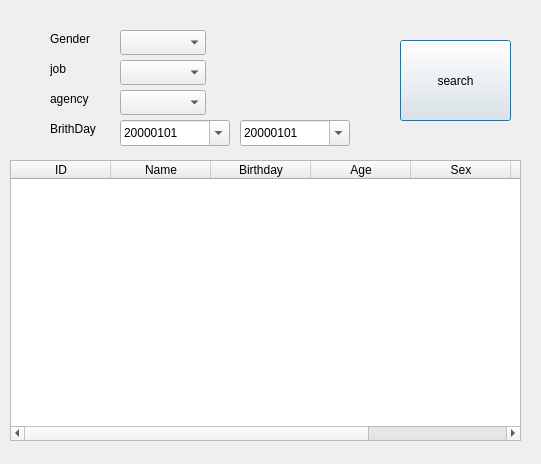
<?xml version="1.0" encoding="UTF-8"?>
<ui version="4.0">
 <class>Dialog</class>
 <widget class="QDialog" name="Dialog">
  <property name="geometry">
   <rect>
    <x>0</x>
    <y>0</y>
    <width>541</width>
    <height>464</height>
   </rect>
  </property>
  <property name="windowTitle">
   <string>Dialog</string>
  </property>
  <widget class="QLabel" name="label_2">
   <property name="geometry">
    <rect>
     <x>50</x>
     <y>30</y>
     <width>67</width>
     <height>17</height>
    </rect>
   </property>
   <property name="text">
    <string>Gender</string>
   </property>
  </widget>
  <widget class="QLabel" name="label_3">
   <property name="geometry">
    <rect>
     <x>50</x>
     <y>120</y>
     <width>67</width>
     <height>17</height>
    </rect>
   </property>
   <property name="text">
    <string>BrithDay</string>
   </property>
  </widget>
  <widget class="QPushButton" name="pushButton">
   <property name="geometry">
    <rect>
     <x>400</x>
     <y>40</y>
     <width>111</width>
     <height>81</height>
    </rect>
   </property>
   <property name="text">
    <string>search</string>
   </property>
  </widget>
  <widget class="QDateEdit" name="start_BD">
   <property name="geometry">
    <rect>
     <x>120</x>
     <y>120</y>
     <width>110</width>
     <height>26</height>
    </rect>
   </property>
   <property name="displayFormat">
    <string>yyyyMMdd</string>
   </property>
   <property name="calendarPopup">
    <bool>true</bool>
   </property>
  </widget>
  <widget class="QTableWidget" name="tableWidget">
   <property name="geometry">
    <rect>
     <x>10</x>
     <y>160</y>
     <width>511</width>
     <height>281</height>
    </rect>
   </property>
   <attribute name="horizontalHeaderVisible">
    <bool>true</bool>
   </attribute>
   <attribute name="horizontalHeaderHighlightSections">
    <bool>false</bool>
   </attribute>
   <attribute name="verticalHeaderVisible">
    <bool>false</bool>
   </attribute>
   <attribute name="verticalHeaderHighlightSections">
    <bool>false</bool>
   </attribute>
   <column>
    <property name="text">
     <string>ID</string>
    </property>
   </column>
   <column>
    <property name="text">
     <string>Name</string>
    </property>
   </column>
   <column>
    <property name="text">
     <string>Birthday</string>
    </property>
   </column>
   <column>
    <property name="text">
     <string>Age</string>
    </property>
   </column>
   <column>
    <property name="text">
     <string>Sex</string>
    </property>
   </column>
   <column>
    <property name="text">
     <string>JobTitle</string>
    </property>
   </column>
   <column>
    <property name="text">
     <string>Agency</string>
    </property>
   </column>
  </widget>
  <widget class="QDateEdit" name="end_BD">
   <property name="geometry">
    <rect>
     <x>240</x>
     <y>120</y>
     <width>110</width>
     <height>26</height>
    </rect>
   </property>
   <property name="displayFormat">
    <string>yyyyMMdd</string>
   </property>
   <property name="calendarPopup">
    <bool>true</bool>
   </property>
  </widget>
  <widget class="QComboBox" name="gender_cb">
   <property name="geometry">
    <rect>
     <x>120</x>
     <y>30</y>
     <width>86</width>
     <height>25</height>
    </rect>
   </property>
  </widget>
  <widget class="QLabel" name="label_4">
   <property name="geometry">
    <rect>
     <x>50</x>
     <y>60</y>
     <width>67</width>
     <height>17</height>
    </rect>
   </property>
   <property name="text">
    <string>job</string>
   </property>
  </widget>
  <widget class="QLabel" name="label_5">
   <property name="geometry">
    <rect>
     <x>50</x>
     <y>90</y>
     <width>67</width>
     <height>17</height>
    </rect>
   </property>
   <property name="text">
    <string>agency</string>
   </property>
  </widget>
  <widget class="QComboBox" name="job_cb">
   <property name="geometry">
    <rect>
     <x>120</x>
     <y>60</y>
     <width>86</width>
     <height>25</height>
    </rect>
   </property>
  </widget>
  <widget class="QComboBox" name="agency_cb">
   <property name="geometry">
    <rect>
     <x>120</x>
     <y>90</y>
     <width>86</width>
     <height>25</height>
    </rect>
   </property>
  </widget>
 </widget>
 <resources/>
 <connections/>
</ui>
